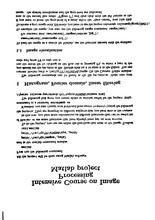
%> input picture img_processing_tomas/page1_BW.jpg, 155 x 220 px, shrunk from 1226 x 1735 before the run
$ octave --eval "result = page_perspective_correction(imread('../page1_BW.jpg'));"   (GNU Octave 9; MATLAB toolbox functions it lacks are replaced by stand-ins)
%> lines starting %> are read from the running program, lines starting %| are printed output that depends on the picture; in (x1, y1, x2, y2) boxes, pixels count from 0 and x2, y2 are one past the last pixel; in counts of white or black regions, pixels touching at a corner belong together; the program's own positions count from 1
% corrects the perspective deformation of a page
% input: grayscale image of a page
% output: grayscale image of a page with corrected perspective
function page = page_perspective_correction(img, debug)
    %% preprocessing
    if(nargin < 2)
        debug = 0;
    end

    % subsample for better performance
    subsample_rate = 4;
    img_subsampled = img(1:subsample_rate:end, 1:subsample_rate:end);
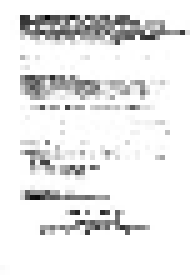
%> img_subsampled: size 55x39 uint8 (shown 5 times larger); min 6, max 255, mean 234.7

    %% non-linear filtering - local maximum
    fun = @(x) max(x(:));
    img_subsampled = nlfilter(img_subsampled, [5, 5], fun);

    %% crop the image to remove uninteresting background
    mask = zeros(size(img_subsampled));
    mask(round(size(img_subsampled,1) * 0.1):round(size(img_subsampled,1) * 0.9), ...
        round(size(img_subsampled,2) * 0.1):round(size(img_subsampled,2) * 0.9)) = 1;
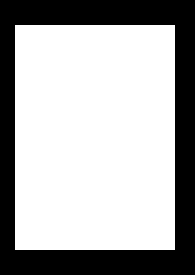
%> mask: size 55x39 double (shown 5 times larger); values 0 (black) and 1 (white), 67.1% white; 1 black region, box (x1, y1, x2, y2) and area: (0, 0, 39, 55) 705
%> (the run ends here)

$ run again, on img_processing_tomas/page2_BW.jpg
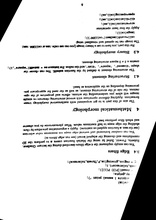
%> input picture img_processing_tomas/page2_BW.jpg, 156 x 220 px, shrunk from 1513 x 2140 before the run
%> in page_perspective_correction, `img_subsampled = img(1:subsample_rate:end, 1:subsample_rate:end);`:
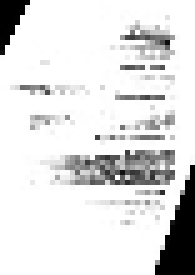
%> img_subsampled: size 55x39 uint8 (shown 5 times larger); min 0, max 255, mean 223.4
%> in page_perspective_correction, `img_subsampled = nlfilter(img_subsampled, [5, 5], fun);`:
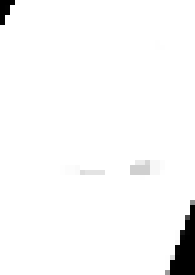
%> img_subsampled: size 55x39 uint8 (shown 5 times larger); min 0, max 255, mean 248.3
%> mask: size 55x39 double; values 0 (black) and 1 (white), 67.1% white; 1 black region, box (x1, y1, x2, y2) and area: (0, 0, 39, 55) 705
